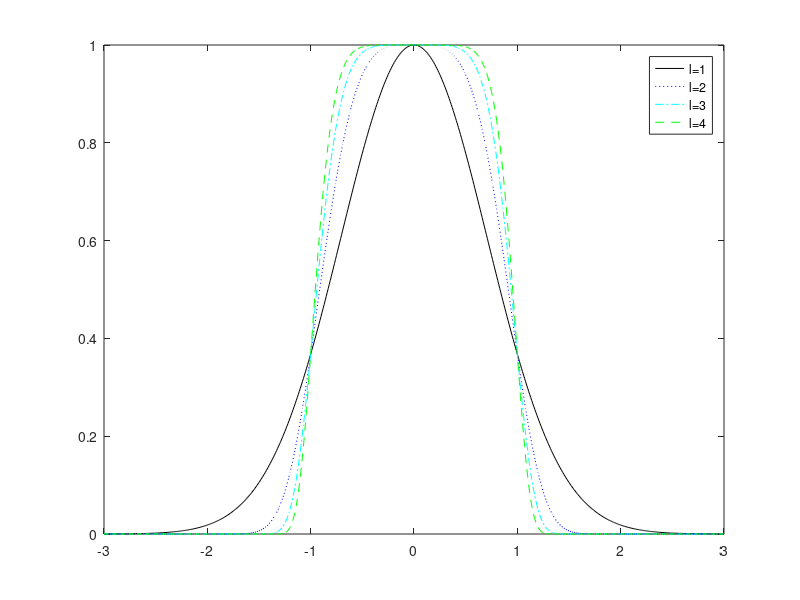

MATLAB code for this plot:
%plot 4 different kinds of supergaussian distribution


r0=1;l=2;
x=-3:0.01:3;
y=x;
[X,Y]=meshgrid(x,y);
Z=exp(-((X/r0).^(2*l)+(Y/r0).^(2*l)));
plot3(X,Y,Z)
plot(x,exp(-((x/r0).^(2*1))),'k')
hold on ;
plot(x,exp(-((x/r0).^(2*2))),'b:')
hold on ;
plot(x,exp(-((x/r0).^(2*3))),'c-.')
hold on ;
plot(x,exp(-((x/r0).^(2*4))),'g--')
legend('l=1','l=2','l=3','l=4')